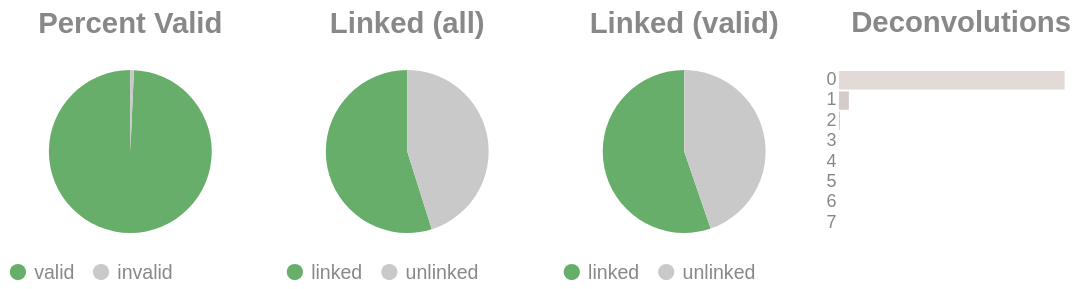

The notebook cell this image was saved under:
### Code cell
if SKIPLR:
    pass
else:
    clash = Counter()
    for i in valids['molecule'].to_list():
        _mol = i.split("-")
        if len(_mol) == 1:
            clash.update('0')
        else:
            clash.update(_mol[-1])

    _d = {"deconvolutions": [], 'count': []}
    for k,v in clash.items():
        _d['deconvolutions'].append(k)
        _d['count'].append(v)

    tot_valid = valids['reads'].sum()
    mask = valids['reads'] >= 2
    n_linked_reads = valids.filter(mask)['reads'].sum()
    if n_linked_reads == 0:
        print_html("No linked molecules (>=2 reads) were detected; skipping linked-only distributions.")
        SKIPLR = True
    else:
        perc_valid = round(tot_valid / n_reads, 4)
        linked_perc_abs = round(n_linked_reads / n_reads, 4)
        linked_perc = round(n_linked_reads / tot_valid, 4)

    _valid = pl.DataFrame({"valids": ['valid', 'invalid'], "count": [tot_valid, n_reads - tot_valid]})
    _linked_abs = pl.DataFrame({"linked (absolute)": ['linked', 'unlinked'], "count": [n_linked_reads, n_reads - n_linked_reads]})
    _linked_rel = pl.DataFrame({"linked (valids)": ['linked', 'unlinked'], "count": [n_linked_reads, tot_valid - n_linked_reads]})

    (
        alt.hconcat(
            piechart(_valid, goodval = 'valid', title = "Percent Valid"),
            piechart(_linked_abs, goodval = "linked", title =  "Linked (all)"),
            piechart(_linked_rel, goodval = "linked", title =  "Linked (valid)"),
            convolutionbar(pl.DataFrame(_d), title = "Deconvolutions"),
            center = True,
            bounds = 'flush'
        )
        .resolve_scale(color='independent')
        .resolve_legend('independent')
        .properties(usermeta={'embedOptions': {"actions": False}})
    ).display()

### Figure 1 — Vega-Lite specification as saved in the notebook (floating-point values rounded to 4 significant figures)
{"width": "container", "height": 400, "config": {"title": {"anchor": "start", "dy": -15, "fontSize": 18, "color": "#888888", "subtitleColor": "#888888", "subtitleFontSize": 14}, "arc": {"fill": "#0072B2"}, "axis": {"domainColor": "#888888", "domainWidth": 0.5, "gridWidth": 0.2, "grid": false, "titleFontWeight": 400, "titleFontSize": 15, "labelFontSize": 11, "labelColor": "#888888", "tickColor": "#888888", "tickWidth": 0.2, "titleColor": "#888888"}, "axisBand": {"grid": false}, "axisX": {"grid": true, "tickSize": 10, "domainCap": "round"}, "axisY": {"domain": false, "grid": true, "tickSize": 0, "domainCap": "round"}, "background": "transparent", "header": {"labelFontSize": 15, "labelColor": "#888888", "titleFontSize": 15, "titleFontWeight": 600, "titleColor": "#888888"}, "legend": {"labelFont": "sans-serif", "labelFontSize": 12, "labelColor": "#888888", "symbolSize": 100, "symbolType": "circle", "titleFontSize": 12, "titlePadding": 10, "titleColor": "#888888", "title": null}, "range": {"category": ["#E69F00", "#56B4E9", "#009E73", "#F0E442", "#0072B2", "#D55E00", "#CC79A7", "#000000"], "diverging": ["#cfe8f3", "#a2d4ec", "#73bfe2", "#46abdb", "#1696d2", "#12719e"]}, "area": {"fill": "#0072B2", "fillOpacity": 0.7, "line": true, "strokeOpacity": 0.7}, "line": {"color": "#0072B2", "stroke": "#0072B2", "strokeWidth": 2}, "trail": {"color": "#0072B2", "stroke": "#0072B2", "strokeWidth": 0, "size": 1}, "point": {"filled": true, "fillOpacity": 1.0, "size": 95}, "text": {"color": "#888888", "fontSize": 11, "align": "right", "fontWeight": 400, "size": 11}, "bar": {"fill": "#0072B2", "stroke": null}, "view": {"stroke": null, "continuousWidth": 660, "continuousHeight": 400}}, "hconcat": [{"data": {"name": "data-271ac304ecf21344f65898b0674f5074"}, "mark": {"type": "arc"}, "encoding": {"color": {"field": "valids", "legend": {"orient": "bottom", "title": null}, "scale": {"domain": ["valid", "invalid"], "range": ["#68ae6b", "#C9C9C9"]}, "title": "Valids", "type": "nominal"}, "theta": {"field": "count", "type": "quantitative"}, "tooltip": [{"field": "valids", "title": "Valids", "type": "ordinal"}, {"field": "percent", "format": ".2%", "title": "Percent", "type": "quantitative"}, {"field": "count", "title": "Count", "type": "quantitative"}]}, "height": 100, "title": {"text": "Percent Valid", "align": "center", "anchor": "middle"}, "transform": [{"calculate": "datum.count / 9463874", "as": "percent"}], "width": 150}, {"data": {"name": "data-bb254d28aace396ef8e7573e6661609f"}, "mark": {"type": "arc"}, "encoding": {"color": {"field": "linked (absolute)", "legend": {"orient": "bottom", "title": null}, "scale": {"domain": ["linked", "unlinked"], "range": ["#68ae6b", "#C9C9C9"]}, "title": "Linked (Absolute)", "type": "nominal"}, "theta": {"field": "count", "type": "quantitative"}, "tooltip": [{"field": "linked (absolute)", "title": "Linked (Absolute)", "type": "ordinal"}, {"field": "percent", "format": ".2%", "title": "Percent", "type": "quantitative"}, {"field": "count", "title": "Count", "type": "quantitative"}]}, "height": 100, "title": {"text": "Linked (all)", "align": "center", "anchor": "middle"}, "transform": [{"calculate": "datum.count / 9463874", "as": "percent"}], "width": 150}, {"data": {"name": "data-73a3ed48e408f63ae63090c041fe792e"}, "mark": {"type": "arc"}, "encoding": {"color": {"field": "linked (valids)", "legend": {"orient": "bottom", "title": null}, "scale": {"domain": ["linked", "unlinked"], "range": ["#68ae6b", "#C9C9C9"]}, "title": "Linked (Valids)", "type": "nominal"}, "theta": {"field": "count", "type": "quantitative"}, "tooltip": [{"field": "linked (valids)", "title": "Linked (Valids)", "type": "ordinal"}, {"field": "percent", "format": ".2%", "title": "Percent", "type": "quantitative"}, {"field": "count", "title": "Count", "type": "quantitative"}]}, "height": 100, "title": {"text": "Linked (valid)", "align": "center", "anchor": "middle"}, "transform": [{"calculate": "datum.count / 9396751", "as": "percent"}], "width": 150}, {"data": {"name": "data-58b1987bba0c474cb45a9552637152f7"}, "mark": {"type": "bar"}, "encoding": {"color": {"field": "deconvolutions", "legend": null, "scale": {"scheme": "lightgreyred"}, "type": "nominal"}, "tooltip": [{"field": "deconvolutions", "title": "Deconvolutions", "type": "ordinal"}, {"field": "percent", "format": ".2%", "title": "Percent", "type": "quantitative"}, {"field": "count", "title": "Count", "type": "quantitative"}], "x": {"axis": null, "field": "count", "type": "quantitative"}, "y": {"field": "deconvolutions", "sort": "ascending", "title": null, "type": "nominal"}}, "height": 100, "title": {"text": "Deconvolutions", "align": "center", "anchor": "middle"}, "transform": [{"calculate": "datum.count / 5806049", "as": "percent"}], "width": 150}], "bounds": "flush", "center": true, "resolve": {"legend": {"angle": "independent"}, "scale": {"color": "independent"}}, "usermeta": {"embedOptions": {"actions": false}}, "$schema": "https://vega.github.io/schema/vega-lite/v6.1.0.json", "datasets": {"data-271ac304ecf21344f65898b0674f5074": [{"valids": "valid", "count": 9396751}, {"valids": "invalid", "count": 67123}], "data-bb254d28aace396ef8e7573e6661609f": [{"linked (absolute)": "linked", "count": 5192904}, {"linked (absolute)": "unlinked", "count": 4270970}], "data-73a3ed48e408f63ae63090c041fe792e": [{"linked (valids)": "linked", "count": 5192904}, {"linked (valids)": "unlinked", "count": 4203847}], "data-58b1987bba0c474cb45a9552637152f7": [{"deconvolutions": "0", "count": 5540881}, {"deconvolutions": "1", "count": 243255}, {"deconvolutions": "2", "count": 19383}, {"deconvolutions": "3", "count": 2156}, {"deconvolutions": "4", "count": 312}, {"deconvolutions": "5", "count": 50}, {"deconvolutions": "6", "count": 9}, {"deconvolutions": "7", "count": 3}]}}
